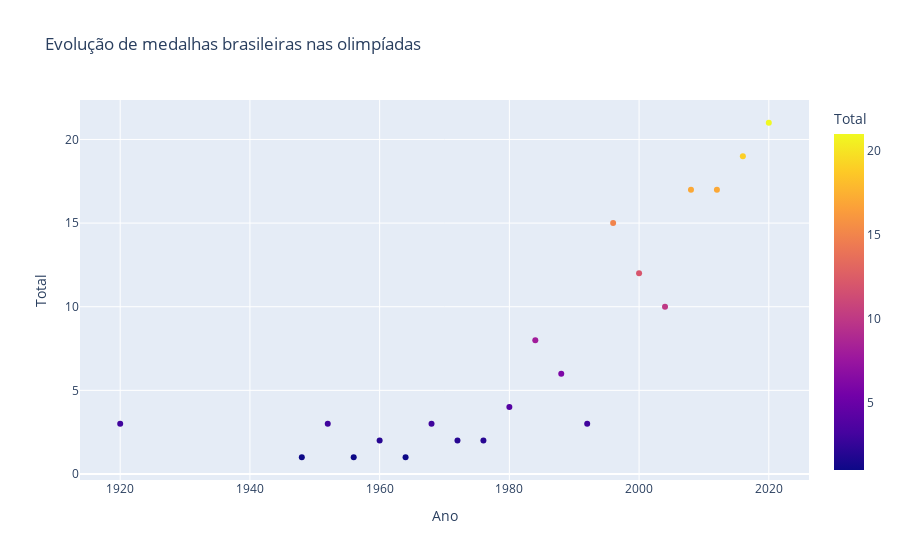

The notebook cell saved with this chart:
### Code cell
medals_bra = px.scatter(df, x='Ano', y='Total', title='Evolução de medalhas brasileiras nas olimpíadas', color='Total')
medals_bra.show()

### Figure 1 — Plotly figure (JSON) as saved in the notebook; plotly's stock layout.template omitted (floating-point values rounded to 4 significant figures)
{"data": [{"hovertemplate": "Ano=%{x}<br>Total=%{marker.color}<extra></extra>", "legendgroup": "", "marker": {"color": [21, 19, 17, 17, 10, 12, 15, 3, 6, 8, 4, 2, 2, 3, 1, 2, 1, 3, 1, 3], "coloraxis": "coloraxis", "symbol": "circle"}, "mode": "markers", "name": "", "orientation": "v", "showlegend": false, "type": "scatter", "x": [2020, 2016, 2012, 2008, 2004, 2000, 1996, 1992, 1988, 1984, 1980, 1976, 1972, 1968, 1964, 1960, 1956, 1952, 1948, 1920], "xaxis": "x", "y": [21, 19, 17, 17, 10, 12, 15, 3, 6, 8, 4, 2, 2, 3, 1, 2, 1, 3, 1, 3], "yaxis": "y"}], "layout": {"coloraxis": {"colorbar": {"title": {"text": "Total"}}, "colorscale": [[0, "#0d0887"], [0.1111, "#46039f"], [0.2222, "#7201a8"], [0.3333, "#9c179e"], [0.4444, "#bd3786"], [0.5556, "#d8576b"], [0.6667, "#ed7953"], [0.7778, "#fb9f3a"], [0.8889, "#fdca26"], [1, "#f0f921"]]}, "legend": {"tracegroupgap": 0}, "title": {"text": "Evolução de medalhas brasileiras nas olimpíadas"}, "xaxis": {"anchor": "y", "domain": [0, 1], "title": {"text": "Ano"}}, "yaxis": {"anchor": "x", "domain": [0, 1], "title": {"text": "Total"}}}}
